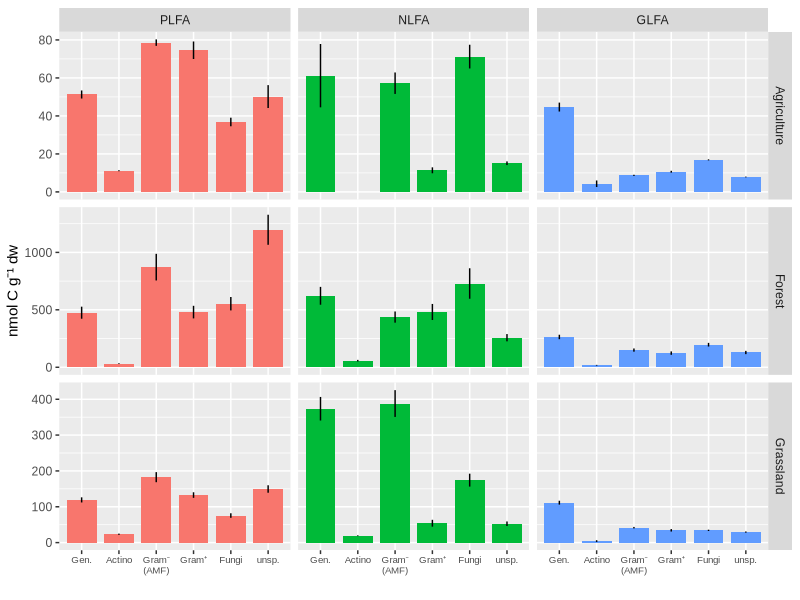
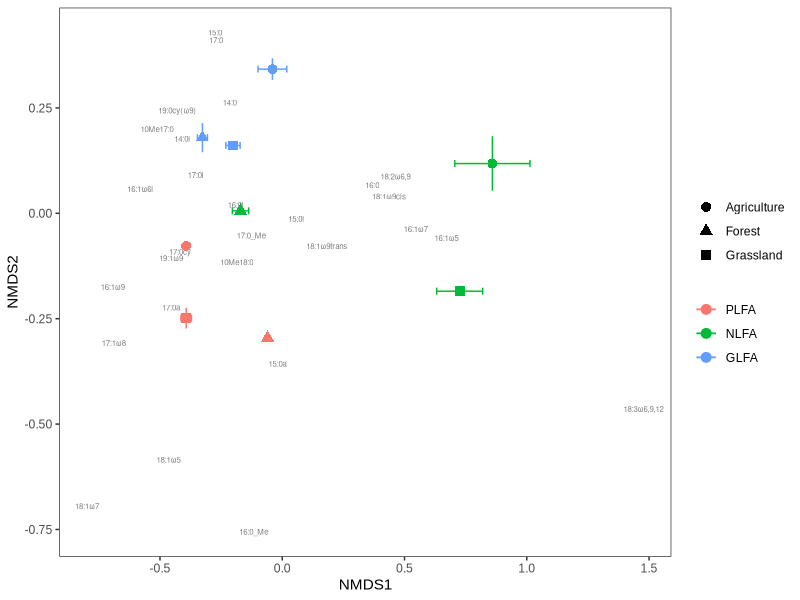
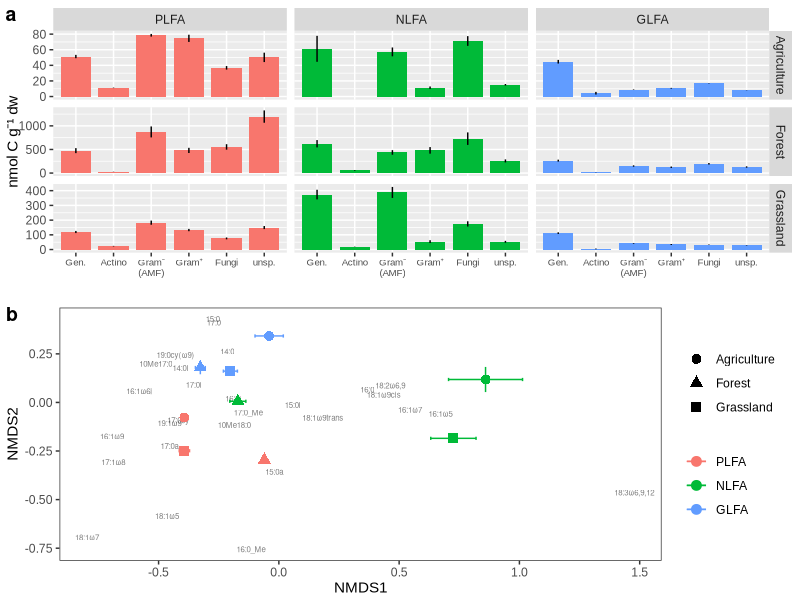
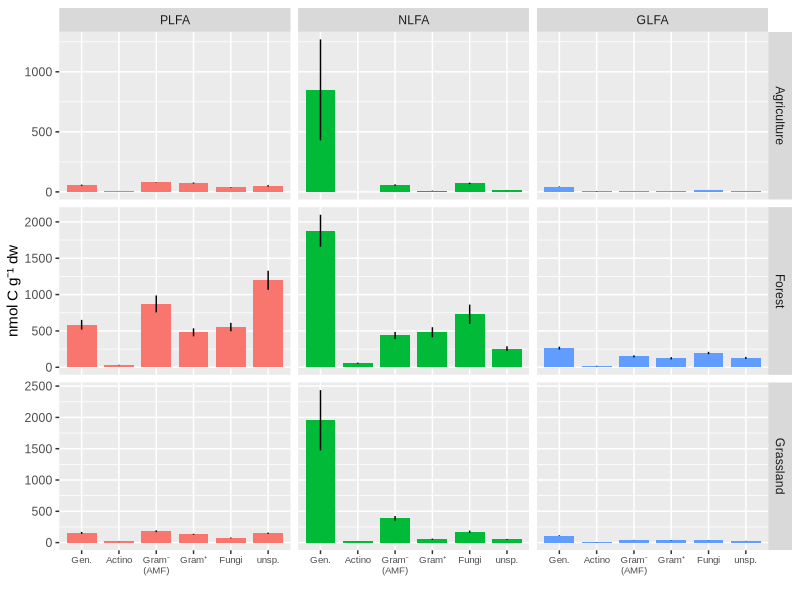
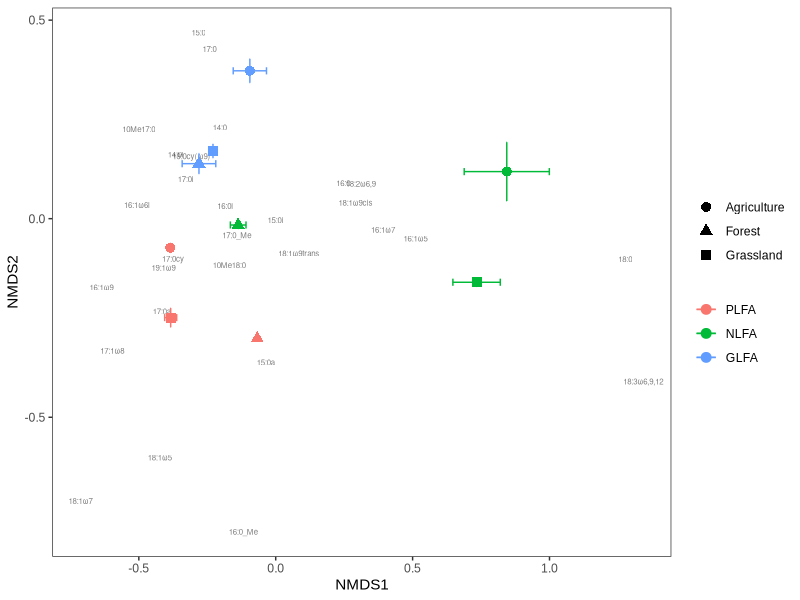
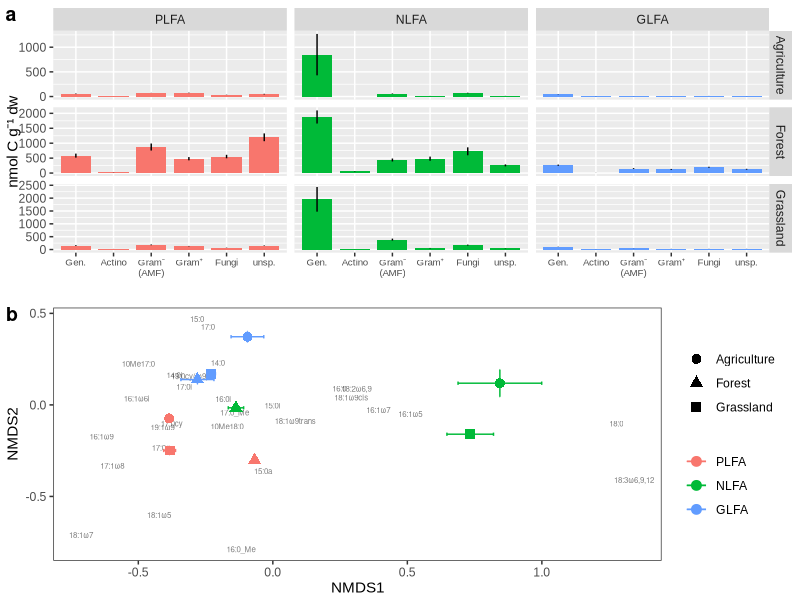
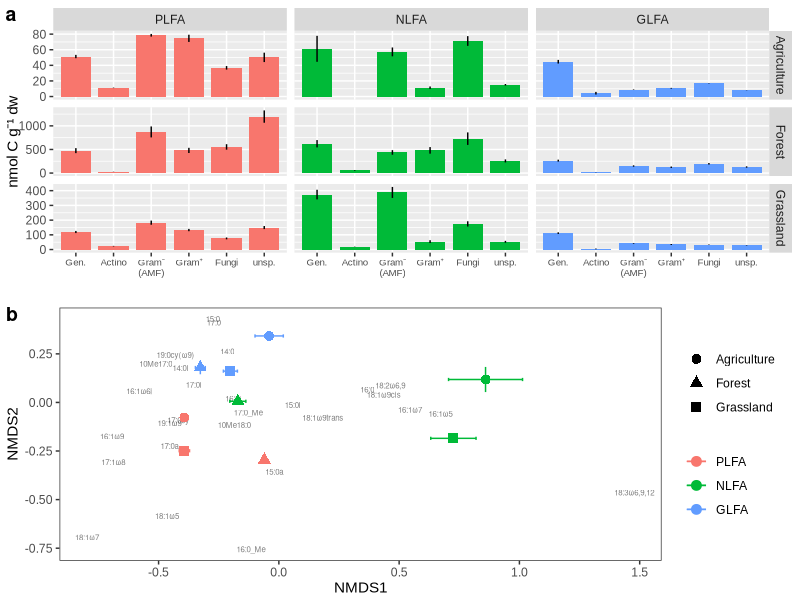
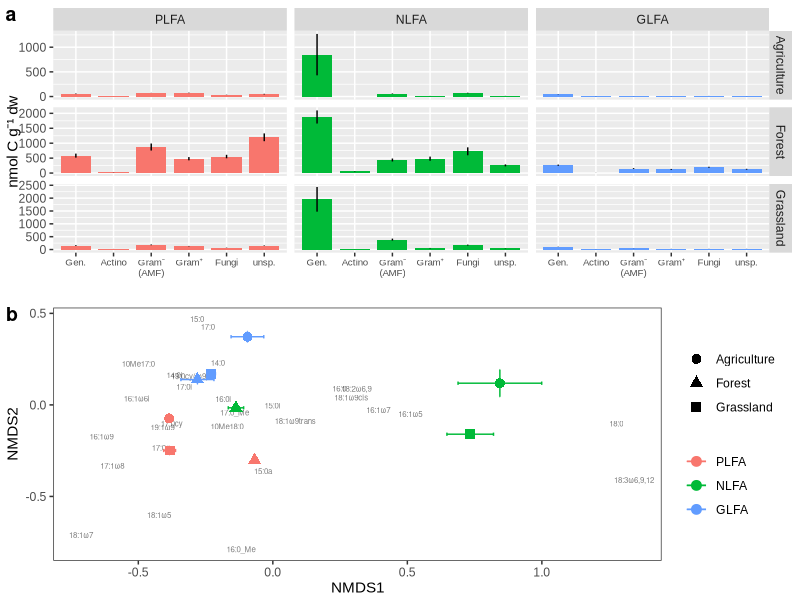

Recreate these plots in R, in order.
## Gorka et al. 2023
## "Beyond PLFA: Concurrent extraction of neutral and 
##  glycolipid fatty acids provides new insights into 
##  soil microbial communities"

# This script analyses the soil fatty acid profile data.
# It creates Fig. 5 and Fig. S4

# Load packages
library(tidyverse)
library(vegan)
library(ggpubr)
#

# Prepare Data ---------------------------------------------------------------
# Import FA data
fa <- read_csv("nmolC.csv") %>% 
  dplyr::select(-info) %>% 
  pivot_longer(cols = '10Me17:0':ncol(.), 
               values_to = "nmolC", 
               names_to = "FA")

# Save FA list
#fa$FA %>% as_factor %>% levels %>% as_tibble %>% write_csv("FA_list.csv")
#--> re-import as 'phylum.csv' with FA phylum assignments

# Import phylum assignments
phylum <- read_csv("phylum.csv")

# Check if FA names correspond
levels(as.factor(phylum$FA))
levels(as.factor(fa$FA))
all(levels(as.factor(phylum$FA))==levels(as.factor(fa$FA)))
#--> look OK!

# Join FA abundance data with phylum specifications
fa <- fa %>% 
  left_join(phylum)

# Calculate mol% of total
fa$molPercent <- fa$nmolC / ave(fa$nmolC, fa$full_id, FUN = sum)
# # Check it! --> sum should be 1
aggregate(molPercent ~ full_id, data = fa, FUN = sum)

# Remove FAs <0.5 mol%
fa <- 
  fa %>% 
  filter(molPercent > 0.005) %>% 
  dplyr::select(-molPercent)

# Create soil_type column
fa <- fa %>% 
  mutate(soil_type = str_replace(soil_type, "A", "Agriculture"),
         soil_type = str_replace(soil_type, "F", "Forest"),
         soil_type = str_replace(soil_type, "G", "Grassland"))

# Resort fa_type factor levels
fa <- fa %>% 
  mutate(fa_type = fct_relevel(fa_type, "PLFA", "NLFA", "GLFA"))

# Make 'id' column
fa <- fa %>% 
  separate(full_id, 
           into = c("a", "b", "c"), 
           sep = "_", 
           remove = FALSE) %>% 
  mutate(id = paste0(b, "_", c)) %>% 
  dplyr::select(full_id, id, fa_type, soil_type, phylum, FA, nmolC)
  

# Print data
fa



#
# Boxplot + NMDS (-18:0) -- Fig. 5 --------------------------------------
# Delete FA 18:0
data_fig <- fa %>% filter(FA != "C18:0")

# Beautify FA names
data_fig <- data_fig %>%
  mutate(FA = str_replace(FA, "w", "ω"),
         FA = str_replace(FA, "C", ""))

### 1. Barchart 
fig_a <- data_fig %>% 
  group_by(full_id, fa_type, soil_type, phylum) %>% 
  summarise(nmolC = sum(nmolC)) %>% 
  ungroup() %>% 
  mutate(phylum = fct_relevel(phylum, "General", "Actino", "Gram -", "Gram +", "Fungi", "unspecified")) %>% 
  ggplot(aes(x = phylum, y = nmolC, fill = fa_type, group = soil_type)) +
  stat_summary(fun = mean, geom = "bar", width = 0.8) +
  stat_summary(fun.data = mean_se, geom = "errorbar", width = 0) +
  scale_x_discrete(labels = c("Gen.", "Actino", "Gram⁻\n(AMF)", "Gram⁺", "Fungi", "unsp.")) +
  facet_grid(soil_type ~ fa_type, scales = "free") +
  labs(x = "", y = "nmol C g⁻¹ dw") +
  theme(legend.title = element_blank(),
        legend.position = "none",
        axis.text.x = element_text(size = 7),
        text = element_text(family = "Arial"))
fig_a




### 2. NMDS
# Pivot data
data_nmds <- data_fig %>% 
  dplyr::select(-phylum) %>% 
  pivot_wider(names_from = FA,
              values_from = nmolC,
              values_fill = list(nmolC = 0)) # Set NAs zero

# Subset data for NMDS
names(data_nmds)
env <- data_nmds[, 1:4]
species <- data_nmds[, 5:ncol(data_nmds)]

# Run model
set.seed(123)
mod <- metaMDS(comm = species)
mod

# Save coordinates
site_scores <- as.data.frame(scores(mod, "sites"))
species_scores <- as.data.frame(scores(mod)$species)
species_scores$FA <- rownames(species_scores)

# Add group vars
site_scores$soil_type <- env$soil_type
site_scores$fa_type <- env$fa_type

## Plot it!
# Calculate mean and standard error per strain
site_means <- site_scores %>% 
  group_by(soil_type, fa_type) %>% 
  summarise(mean_NMDS1 = mean(NMDS1),
            mean_NMDS2 = mean(NMDS2),
            se_NMDS1 = sd(NMDS1)/sqrt(n()),
            se_NMDS2 = sd(NMDS2)/sqrt(n()))

# Calculate upper and lower bounds of error bars
site_means$error_upper_NMDS1 <- site_means$mean_NMDS1 + site_means$se_NMDS1
site_means$error_lower_NMDS1 <- site_means$mean_NMDS1 - site_means$se_NMDS1
site_means$error_upper_NMDS2 <- site_means$mean_NMDS2 + site_means$se_NMDS2
site_means$error_lower_NMDS2 <- site_means$mean_NMDS2 - site_means$se_NMDS2

# ggplot
fig_b <-
  ggplot() +
  geom_text(data = species_scores, size = 2, alpha = 0.5,
            aes(x = NMDS1, y = NMDS2, label = FA)) +
  geom_errorbar(data = site_means, 
                aes(x = mean_NMDS1, 
                    ymin = error_lower_NMDS2, ymax = error_upper_NMDS2,
                    colour = fa_type)) +
  geom_errorbarh(data = site_means, 
                 aes(y = mean_NMDS2, 
                     xmin = error_lower_NMDS1, xmax = error_upper_NMDS1,
                     colour = fa_type)) +
  geom_point(data = site_means, size = 3,
             aes(x = mean_NMDS1, y = mean_NMDS2, 
                 colour = fa_type, shape = soil_type)) +
  labs(x = "NMDS1", y = "NMDS2") +
  theme_bw() +
  theme(panel.grid = element_blank(),
        legend.title = element_blank(),
        text = element_text(family = "Arial"))
fig_b

ggarrange(fig_a, fig_b, nrow = 2, labels = c("a", "b"))
ggsave("Fig_5.jpg", units = "cm", width = 20, height = 22, bg = "white")


# PERMANOVA
adonis2(species ~ fa_type + soil_type, data = env)

# Print stress value
mod$stress






#
# Boxplot + NMDS (+18:0) -- Fig. S4 --------------------------------------
# Keep FA 18:0
data_fig <- fa

# Beautify FA names
data_fig <- data_fig %>%
  mutate(FA = str_replace(FA, "w", "ω"),
         FA = str_replace(FA, "C", ""))

### 1. Barchart 
fig_a <- data_fig %>% 
  group_by(full_id, fa_type, soil_type, phylum) %>% 
  summarise(nmolC = sum(nmolC)) %>% 
  ungroup() %>% 
  mutate(phylum = fct_relevel(phylum, "General", "Actino", "Gram -", "Gram +", "Fungi", "unspecified")) %>% 
  ggplot(aes(x = phylum, y = nmolC, fill = fa_type, group = soil_type)) +
  stat_summary(fun = mean, geom = "bar", width = 0.8) +
  stat_summary(fun.data = mean_se, geom = "errorbar", width = 0) +
  scale_x_discrete(labels = c("Gen.", "Actino", "Gram⁻\n(AMF)", "Gram⁺", "Fungi", "unsp.")) +
  facet_grid(soil_type ~ fa_type, scales = "free") +
  labs(x = "", y = "nmol C g⁻¹ dw") +
  theme(legend.title = element_blank(),
        legend.position = "none",
        axis.text.x = element_text(size = 7),
        text = element_text(family = "Arial"))
fig_a




### 2. NMDS
# Pivot data
data_nmds <- data_fig %>% 
  dplyr::select(-phylum) %>% 
  pivot_wider(names_from = FA,
              values_from = nmolC,
              values_fill = list(nmolC = 0)) # Set NAs zero

# Subset data for NMDS
names(data_nmds)
env <- data_nmds[, 1:4]
species <- data_nmds[, 5:ncol(data_nmds)]

# Run model
mod <- metaMDS(comm = species)
mod

# Save coordinates
site_scores <- as.data.frame(scores(mod, "sites"))
species_scores <- as.data.frame(scores(mod)$species)
species_scores$FA <- rownames(species_scores)

# Add group vars
site_scores$soil_type <- env$soil_type
site_scores$fa_type <- env$fa_type

## Plot it!
# Calculate mean and standard error per strain
site_means <- site_scores %>% 
  group_by(soil_type, fa_type) %>% 
  summarise(mean_NMDS1 = mean(NMDS1),
            mean_NMDS2 = mean(NMDS2),
            se_NMDS1 = sd(NMDS1)/sqrt(n()),
            se_NMDS2 = sd(NMDS2)/sqrt(n()))

# Calculate upper and lower bounds of error bars
site_means$error_upper_NMDS1 <- site_means$mean_NMDS1 + site_means$se_NMDS1
site_means$error_lower_NMDS1 <- site_means$mean_NMDS1 - site_means$se_NMDS1
site_means$error_upper_NMDS2 <- site_means$mean_NMDS2 + site_means$se_NMDS2
site_means$error_lower_NMDS2 <- site_means$mean_NMDS2 - site_means$se_NMDS2

# ggplot
fig_b <-
  ggplot() +
  geom_text(data = species_scores, size = 2, alpha = 0.5,
            aes(x = NMDS1, y = NMDS2, label = FA)) +
  geom_errorbar(data = site_means, 
                aes(x = mean_NMDS1, 
                    ymin = error_lower_NMDS2, ymax = error_upper_NMDS2,
                    colour = fa_type)) +
  geom_errorbarh(data = site_means, 
                 aes(y = mean_NMDS2, 
                     xmin = error_lower_NMDS1, xmax = error_upper_NMDS1,
                     colour = fa_type)) +
  geom_point(data = site_means, size = 3,
             aes(x = mean_NMDS1, y = mean_NMDS2, 
                 colour = fa_type, shape = soil_type)) +
  labs(x = "NMDS1", y = "NMDS2") +
  theme_bw() +
  theme(panel.grid = element_blank(),
        legend.title = element_blank(),
        text = element_text(family = "Arial"))
fig_b

ggarrange(fig_a, fig_b, nrow = 2, labels = c("a", "b"))
ggsave("Fig_S4.jpg", units = "cm", width = 20, height = 22, bg = "white")


# PERMANOVA
adonis2(species ~ fa_type + soil_type, data = env)

# Print stress value
mod$stress




#
# Summarise data in tables ------------------------------------------------------------------
# Table percent of total
fa_tot <-
  fa %>% 
  filter(FA != "C18:0") %>% 
  group_by(id, soil_type) %>% 
  summarise(nmolC_tot = sum(nmolC)) %>% 
  ungroup()

# ...by lipid fraction
fa %>% 
  filter(FA != "C18:0") %>% 
  group_by(id, fa_type, soil_type) %>% 
  summarise(nmolC = sum(nmolC)) %>% 
  ungroup() %>% 
  left_join(fa_tot) %>% 
  mutate(perc_tot = nmolC / nmolC_tot * 100) %>% 
  group_by(fa_type, soil_type) %>% 
  summarise(perc_tot_mean = mean(perc_tot),
            perc_tot_se = sd(perc_tot) / sqrt(n()))

# ...by phylum
fa %>% 
  filter(FA != "C18:0") %>% 
  group_by(id, phylum, soil_type) %>% 
  summarise(nmolC = sum(nmolC)) %>% 
  ungroup() %>% 
  left_join(fa_tot) %>% 
  mutate(perc_tot = nmolC / nmolC_tot * 100) %>% 
  group_by(phylum, soil_type) %>% 
  summarise(perc_tot_mean = mean(perc_tot),
            perc_tot_se = sd(perc_tot) / sqrt(n()))


# Table mean absolute values
fa %>% 
  filter(FA != "C18:0") %>% 
  group_by(id, fa_type, soil_type) %>% 
  summarise(nmolC = sum(nmolC)) %>% 
  group_by(fa_type, soil_type) %>% 
  summarise(nmolC_mean = mean(nmolC),
            nmolC_se = sd(nmolC) / sqrt(n()))

### With 18:0
fa_tot <-
  fa %>% 
  group_by(id, soil_type) %>% 
  summarise(nmolC_tot = sum(nmolC)) %>% 
  ungroup()

fa %>% 
  group_by(id, fa_type, soil_type) %>% 
  summarise(nmolC = sum(nmolC)) %>% 
  ungroup() %>% 
  left_join(fa_tot) %>% 
  mutate(perc_tot = nmolC / nmolC_tot * 100) %>% 
  group_by(fa_type, soil_type) %>%
  summarise(mean_se(perc_tot)) %>% 
  ungroup() %>% 
  mutate(perc_tot_mean = y,
         perc_tot_se = ymax - y) %>% 
  select(-y, -ymin, -ymax)


# mol% of 18:0
fa %>% 
  left_join(fa_tot) %>% 
  mutate(perc_tot = nmolC / nmolC_tot * 100) %>% 
  filter(FA == "C18:0" | FA == "C18:2w6,9") %>% 
  group_by(FA, fa_type, soil_type) %>%
  summarise(mean_molperc = mean(perc_tot) %>% round(1))

fa %>% 
  left_join(fa_tot) %>% 
  mutate(perc_tot = nmolC / nmolC_tot * 100) %>% 
  group_by(FA, fa_type, soil_type) %>%
  summarise(mean_molperc = mean(perc_tot) %>% round(1)) %>% 
  filter(fa_type == "PLFA") %>% 
  arrange(mean_molperc %>% desc())


#
